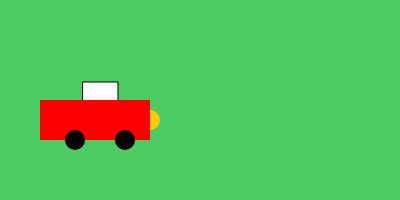
Frame 1 (no input)
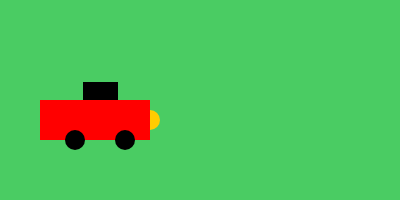
Frame 60 (no input)
Frame 120 (the mouse pressed at the canvas centre since frame 60): identical to frame 60, image omitted

The p5.js sketch that drew these frames (run headless with seeded random() and noise() and a simulated clock; from frame 60 on, the mouse is pressed at the canvas centre):

// p5.js sketch
// ── sketch.js
function setup() {
    createCanvas(400, 200);
  }
  
  function draw() {
    background('#4ACC63');
    
    //mirror
    square(83,82,35)
    
    //headlight
    fill(255, 204, 0)
    noStroke()
    circle(150, 120, 20);
    
    //car body
    fill(255, 0, 0);
    rect(40, 100, 110, 40);
    
    //wheels
    fill(0);
    ellipse(75, 140, 20, 20);
    ellipse(125, 140, 20, 20);
  }
  
